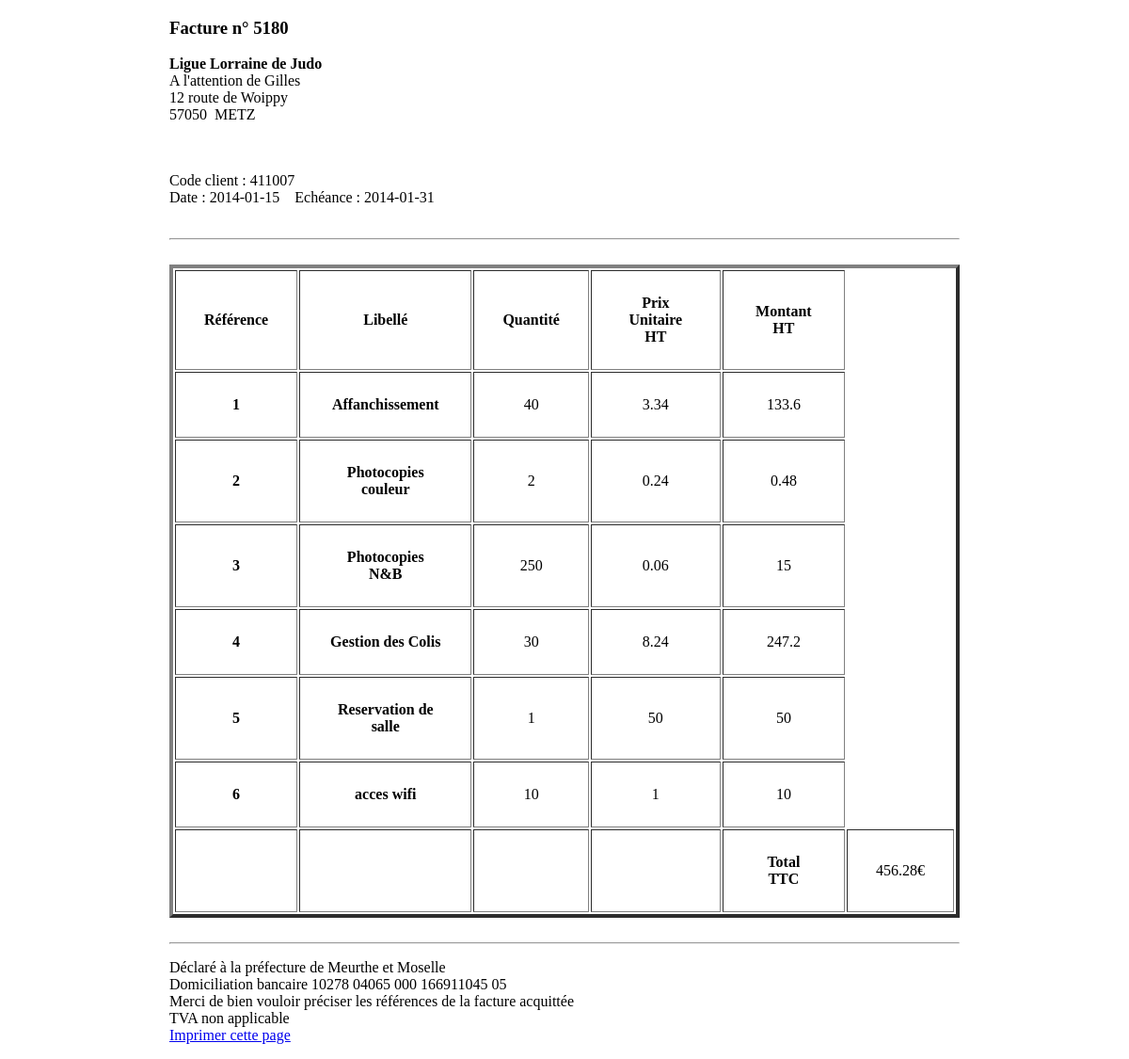
/facture.php?num=5180, run on the app's committed database.
### tables this page shows
CREATE TABLE IF NOT EXISTS `ligue` (
  `numcompte` int(11) NOT NULL,
  `intitule` varchar(30) NOT NULL,
  `nomtresorier` varchar(20) NOT NULL,
  `adrue` varchar(50) NOT NULL,
  `cp` int(5) NOT NULL,
  `ville` varchar(20) NOT NULL,
  PRIMARY KEY (`numcompte`)
);

CREATE TABLE IF NOT EXISTS `facture` (
  `numfacture` int(11) NOT NULL,
  `datefacture` date NOT NULL,
  `echeance` date NOT NULL,
  `compte_ligue` int(11) NOT NULL,
  PRIMARY KEY (`numfacture`),
  KEY `compte_ligue` (`compte_ligue`)
);

CREATE TABLE IF NOT EXISTS `ligne_facture` (
  `numfacture` int(11) NOT NULL,
  `code_prestation` int(11) NOT NULL,
  `quantite` int(11) NOT NULL,
  PRIMARY KEY (`numfacture`,`code_prestation`),
  KEY `code_prestation` (`code_prestation`)
);

CREATE TABLE IF NOT EXISTS `prestation` (
  `codepres` int(11) NOT NULL,
  `libelle` varchar(20) NOT NULL,
  `prix_unitaire` float NOT NULL,
  PRIMARY KEY (`codepres`)
);

### facture.php (the view, shortened to what this page needs)
<?php require ("config.php");?>
<!DOCTYPE html>
<html>
    <head>
    <link rel="stylesheet" href="style.css" />
    </head>
    <body>
    <?php
        if (isset($_GET['num']) && is_numeric($_GET['num'])) {
          $num = $_GET['num'];
      ?>
  	<section>
  		<article>
        <?php
          $facture = $bdd->query('SELECT * FROM facture WHERE numfacture = '.$num.'');
            $elementfacs = $facture->fetch();
            $ligue = $bdd->query('SELECT * FROM ligue WHERE numcompte = '.$elementfacs['compte_ligue'].'');
            $elementligues = $ligue->fetch();
        ?>
        <h3>Facture n° <?php echo $num;?></h3>
        <p><strong><?php echo $elementligues['intitule']; ?></strong><br/>
        A l'attention de <?php echo $elementligues['nomtresorier']; ?><br/>
        <?php echo $elementligues['adrue'];?><br/>
        <?php echo $elementligues['cp']; ?>&nbsp;
        <?php echo $elementligues['ville']; ?><br/><br/><br/>
        </p>
        <p>Code client : <?php echo $elementfacs['compte_ligue'];?><br/>
          Date : <?php echo $elementfacs['datefacture'];?>&nbsp;&nbsp;&nbsp; Echéance : <?php echo $elementfacs['echeance'];?><br/>
        <br/>
        </p>
        <hr/><br/>
        <table border="4" align="center">
        <tr>
          <th>Référence</th>
          <th>Libellé</th>
          <th>Quantité</th>
          <th>Prix Unitaire HT</th>
          <th>Montant HT</th>
        </tr>
        <?php
          $presta = $bdd->query('SELECT * FROM prestation');
          $total = array();
          $i = 0;
          while ($elementpres = $presta->fetch())
          {
        ?>
        <tr>
          <?php
                $ligne_facture = $bdd->prepare('SELECT * FROM ligne_facture WHERE numfacture = :numfacture ORDER BY code_prestation ASC');
                $ligne_facture->execute(array(
                  'numfacture'=>$elementfacs['numfacture'],
                  )) or die(print_r($ligne_facture->errorInfo()));
                while ($lignes = $ligne_facture->fetch())
                {
                  if ($lignes['code_prestation'] == $elementpres['codepres'])
                  {
                    echo '<td>';
                    echo '<strong>'.$elementpres['codepres'].'</strong>';
                    echo '</td>';
                    echo '<td>';
                    echo '<strong>'.$elementpres['libelle'].'</strong>';
                    echo '</td>';
                    echo '<td>';
                    echo $lignes['quantite'];
                    echo '</td>';
                    echo '<td>';
                    echo $elementpres['prix_unitaire'];
                    echo '</td>';
                    $quantite = $lignes['quantite'];
                    $pu = $elementpres['prix_unitaire'];
                    $resul = $quantite*$pu;
                    $total[$i] = $resul;
                    echo '<td>';
                    echo $total[$i];
                    echo '</td>';
                  }
                  $i++;
                }
              ?>
        </tr>
        <?php } ?>
        <tr><td></td><td></td><td></td><td></td><td><strong style="text-align:center;">Total TTC</strong></td><td><?php echo array_sum($total).'€'; ?></td></tr>
      </table>
      <br/><hr>
      <p>Déclaré à la préfecture de Meurthe et Moselle<br/>
      Domiciliation bancaire 10278 04065 000 166911045 05<br/>
      Merci de bien vouloir préciser les références de la facture acquittée<br/>
      TVA non applicable<br/>
      <a href="javascript:window.print()">Imprimer cette page</a>
      </p>
  		</article>
  	</section>
    <?php
      }else header('Location:index.php');
    ?>
    </body>
</html>

### style.css (style rules this page uses)
body { background: url("img/fond.jpeg"); margin-left: 180px; margin-right: 180px; }
table td, table th { text-align: center; padding: 25px 30px; }

### data on the page
ligue: intitule "Ligue Lorraine de Judo", nomtresorier "Gilles", adrue "12 route de Woippy", cp "57050", ville "METZ"
facture: compte_ligue "411007", datefacture "2014-01-15", echeance "2014-01-31"
ligne_facture: code_prestation.codepres "1", code_prestation.libelle "Affanchissement", quantite "40", code_prestation.prix_unitaire "3.34", i "133.6"
ligne_facture: code_prestation.codepres "2", code_prestation.libelle "Photocopies couleur", quantite "2", code_prestation.prix_unitaire "0.24", i "0.48"
ligne_facture: code_prestation.codepres "3", code_prestation.libelle "Photocopies N&B", quantite "250", code_prestation.prix_unitaire "0.06", i "15"
ligne_facture: code_prestation.codepres "4", code_prestation.libelle "Gestion des Colis", quantite "30", code_prestation.prix_unitaire "8.24", i "247.2"
ligne_facture: code_prestation.codepres "5", code_prestation.libelle "Reservation de salle", quantite "1", code_prestation.prix_unitaire "50", i "50"
ligne_facture: code_prestation.codepres "6", code_prestation.libelle "acces wifi", quantite "10", code_prestation.prix_unitaire "1", i "10"

### other printed values
$num "5180"
array_sum($total) "456.28"
